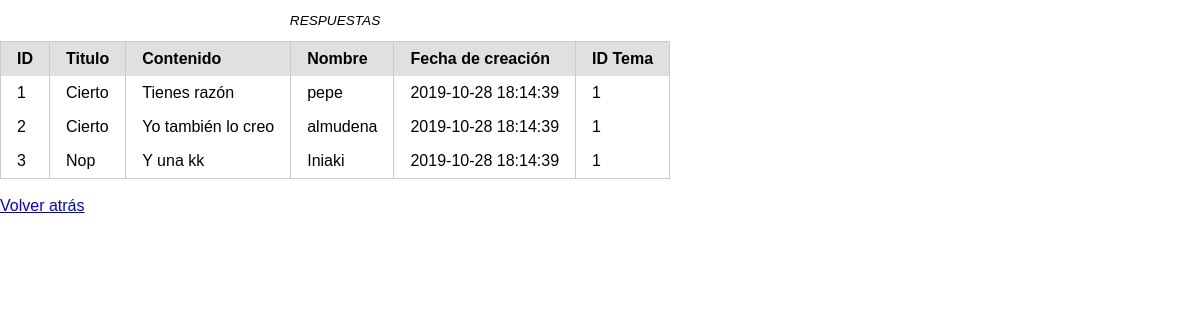
The page /respuesta.php?id=1 on the database as committed earlier.
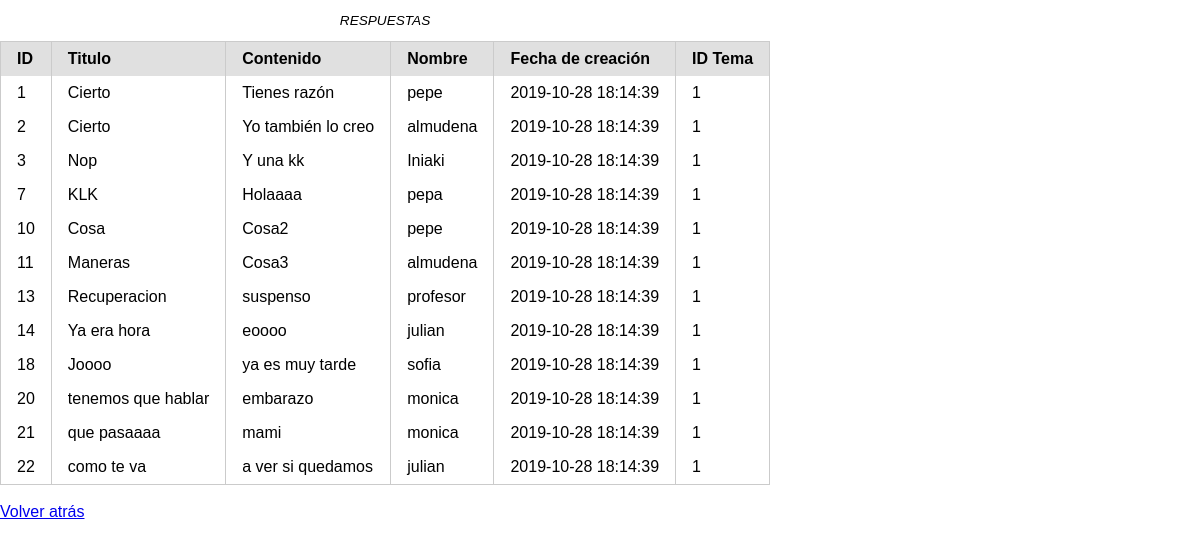
The same page on the database as committed later.
### tables this page shows
CREATE TABLE Respuesta (
  id MEDIUMINT NOT NULL AUTO_INCREMENT,
  titulo    varchar(120) NOT NULL ,
  contenido varchar(1024)  NOT NULL,
  nombre    varchar(20) NOT NULL,
  creado TIMESTAMP DEFAULT CURRENT_TIMESTAMP,
  PRIMARY KEY (id),
  id_tema MEDIUMINT NOT NULL,
  FOREIGN KEY (id_tema) REFERENCES Tema(id)
);

### public/respuesta.php (the view, shortened to what this page needs)
<?php
  require("../src/pdo.php");
  if (isset($_GET['id'])) {
    $id = $_GET['id'];
  }
  $sql = "SELECT * FROM Respuesta
          where id_tema = :id
          order by creado";
  $sentencia = $pdo->prepare($sql);
  if($id != ""){
      $sentencia->bindParam(':id', $id, PDO::PARAM_INT);
  }
  $sentencia->execute();
  $resultado = $sentencia->fetchAll();
?>
<!DOCTYPE html>
<html lang="en" dir="ltr">
  <head>
    <link rel="stylesheet" href="css/pure.css">
  </head>
  <body>
    <table class="pure-table">
      <caption>RESPUESTAS</caption>
      <thead>
        <tr>
          <th>ID</th>
          <th>Titulo</th>
          <th>Contenido</th>
          <th>Nombre</th>
          <th>Fecha de creación</th>
          <th>ID Tema</th>
        </tr>
      </thead>
      <tbody>
        <?php foreach ($resultado as $fila) { ?>
          <tr>
          <?php foreach ($fila as $valor) { ?>
            <td><?=$valor?></td>
          <?php } ?>
          </tr>
        <?php } ?>
      </tbody>
    </table>
    <br>
    <a href="index.php">Volver atrás</a>
  </body>
</html>

### public/css/pure.css (style rules this page uses)
html { font-family: sans-serif; -ms-text-size-adjust: 100%; -webkit-text-size-adjust: 100%; }
body { margin: 0; }
a { background-color: transparent; }
table { border-collapse: collapse; border-spacing: 0; }
td, th { padding: 0; }
.pure-table { border-collapse: collapse; border-spacing: 0; empty-cells: show; border: 1px solid #cbcbcb; }
.pure-table caption { color: #000; font: italic 85%/1 arial, sans-serif; padding: 1em 0; text-align: center; }
.pure-table td, .pure-table th { border-left: 1px solid #cbcbcb; border-width: 0 0 0 1px; font-size: inherit; margin: 0; overflow: visible; padding: 0.5em 1em; }
.pure-table thead { background-color: #e0e0e0; color: #000; text-align: left; vertical-align: bottom; }
.pure-table td { background-color: transparent; }

Rows that differ between the two databases and show on the page:
added respuesta: id "7", titulo "KLK", contenido "Holaaaa", nombre "pepa", creado "2019-10-28 18:14:39", id_tema "1"
added respuesta: id "10", titulo "Cosa", contenido "Cosa2", nombre "pepe", creado "2019-10-28 18:14:39", id_tema "1"
added respuesta: id "11", titulo "Maneras", contenido "Cosa3", nombre "almudena", creado "2019-10-28 18:14:39", id_tema "1"
added respuesta: id "13", titulo "Recuperacion", contenido "suspenso", nombre "profesor", creado "2019-10-28 18:14:39", id_tema "1"
added respuesta: id "14", titulo "Ya era hora", contenido "eoooo", nombre "julian", creado "2019-10-28 18:14:39", id_tema "1"
added respuesta: id "18", titulo "Joooo", contenido "ya es muy tarde", nombre "sofia", creado "2019-10-28 18:14:39", id_tema "1"
added respuesta: id "20", titulo "tenemos que hablar", contenido "embarazo", nombre "monica", creado "2019-10-28 18:14:39", id_tema "1"
added respuesta: id "21", titulo "que pasaaaa", contenido "mami", nombre "monica", creado "2019-10-28 18:14:39", id_tema "1"
added respuesta: id "22", titulo "como te va", contenido "a ver si quedamos", nombre "julian", creado "2019-10-28 18:14:39", id_tema "1"
